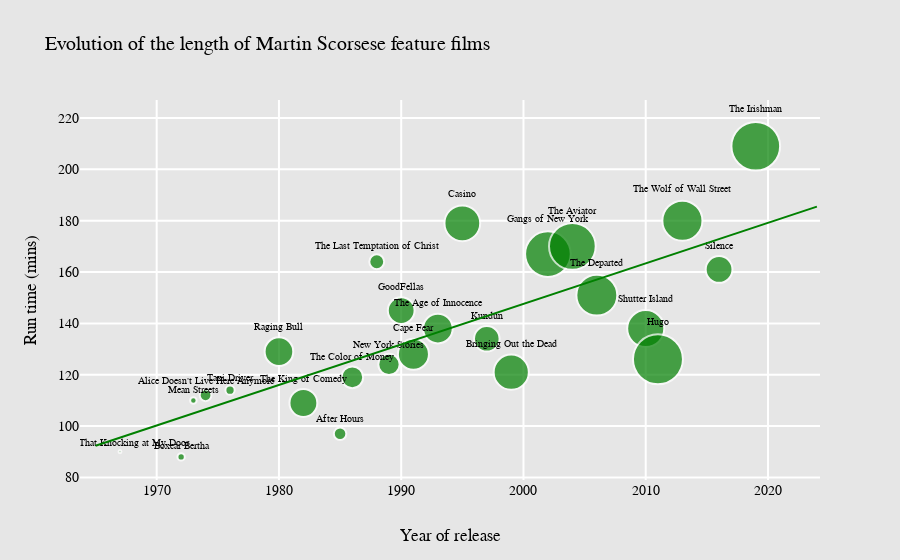

Notebook code for this chart:
### Markdown cell above
## Runtime as a function of year.

### Code cell
fig = go.Figure()

# Plotly documentation recommends the following scaling for bubbles:
# sizeref = 2. * max(array of size values) / (desired maximum marker size ** 2)

sizeref = 2. * max(scorsese_features['budget_imdb_adj']) / (50 ** 2)

fig.add_trace(go.Scatter(
    x=scorsese_features['year'], 
    y=scorsese_features['runtime'],
    mode='markers+text',
    marker_size=scorsese_features['budget_imdb_adj'],
    text=scorsese_features['title'],
    textposition="top center",
    textfont={'size':10},
    hovertemplate = '<br>Year: %{x}'+ '<br>Run time: %{y}' +
                    '<br>Title: %{text}' +
                   '<extra></extra>',
    ))

# Tune marker appearance and layout.
fig.update_traces(
    mode='markers+text', 
    marker={'sizemode':'area',
            'sizeref':sizeref, 
            'line_width':2,
            'color':'green'})

# Add the linear fit.
fig.add_trace(go.Scatter(
    x=x_year,
    y=fit_runtime_year,
    marker_color='green',
    mode='lines'
    ))

fig.update_layout(
    font={'color':'black', 'family':'Courier New', 'size':14},
    title='Evolution of the length of Martin Scorsese feature films',
    title_font_size=20,
    xaxis={
        'title':'Year of release',
        'gridcolor':'white',
        'gridwidth':2
    },
    yaxis={
        'title':'Run time (mins)',
        'gridcolor':'white',
        'gridwidth':2
    },
    showlegend=False,
    paper_bgcolor='rgb(230, 230, 230)',
    plot_bgcolor='rgb(230, 230, 230)',
)
fig.show()

### Figure 1 — Plotly figure (JSON) as saved in the notebook; plotly's stock layout.template omitted (floating-point values rounded to 4 significant figures)
{"data": [{"hovertemplate": "<br>Year: %{x}<br>Run time: %{y}<br>Title: %{text}<extra></extra>", "marker": {"color": "green", "line": {"width": 2}, "size": [0.5639, 3.604, 2.828, 9.168, 5.737, 54.85, 52.04, 10.5, 31.62, 14.86, 30.38, 48.03, 64.53, 59.08, 85.68, 43.81, 82.9, 139.6, 146.2, 112.1, 92.13, 167.5, 107.8, 48.13, 159], "sizemode": "area", "sizeref": 0.134}, "mode": "markers+text", "text": ["Who's That Knocking at My Door", "Boxcar Bertha", "Mean Streets", "Alice Doesn't Live Here Anymore", "Taxi Driver", "Raging Bull", "The King of Comedy", "After Hours", "The Color of Money", "The Last Temptation of Christ", "New York Stories", "GoodFellas", "Cape Fear", "The Age of Innocence", "Casino", "Kundun", "Bringing Out the Dead", "Gangs of New York", "The Aviator", "The Departed", "Shutter Island", "Hugo", "The Wolf of Wall Street", "Silence", "The Irishman"], "textfont": {"size": 10}, "textposition": "top center", "type": "scatter", "x": [1967, 1972, 1973, 1974, 1976, 1980, 1982, 1985, 1986, 1988, 1989, 1990, 1991, 1993, 1995, 1997, 1999, 2002, 2004, 2006, 2010, 2011, 2013, 2016, 2019], "y": [90, 88, 110, 112, 114, 129, 109, 97, 119, 164, 124, 145, 128, 138, 179, 134, 121, 167, 170, 151, 138, 126, 180, 161, 209]}, {"marker": {"color": "green"}, "mode": "lines", "type": "scatter", "x": [1965, 1966, 1967, 1968, 1969, 1970, 1971, 1972, 1973, 1974, 1975, 1976, 1977, 1978, 1979, 1980, 1981, 1982, 1983, 1984, 1985, 1986, 1987, 1988, 1989, 1990, 1991, 1992, 1993, 1994, 1995, 1996, 1997, 1998, 1999, 2000, 2001, 2002, 2003, 2004, 2005, 2006, 2007, 2008, 2009, 2010, 2011, 2012, 2013, 2014, 2015, 2016, 2017, 2018, 2019, 2020, 2021, 2022, 2023, 2024], "y": [92.36, 93.94, 95.52, 97.1, 98.68, 100.3, 101.8, 103.4, 105.0, 106.6, 108.1, 109.7, 111.3, 112.9, 114.5, 116.0, 117.6, 119.2, 120.8, 122.4, 123.9, 125.5, 127.1, 128.7, 130.2, 131.8, 133.4, 135.0, 136.6, 138.1, 139.7, 141.3, 142.9, 144.5, 146.0, 147.6, 149.2, 150.8, 152.3, 153.9, 155.5, 157.1, 158.7, 160.2, 161.8, 163.4, 165.0, 166.6, 168.1, 169.7, 171.3, 172.9, 174.4, 176.0, 177.6, 179.2, 180.8, 182.3, 183.9, 185.5]}], "layout": {"font": {"color": "black", "family": "Courier New", "size": 14}, "paper_bgcolor": "rgb(230, 230, 230)", "plot_bgcolor": "rgb(230, 230, 230)", "showlegend": false, "title": {"font": {"size": 20}, "text": "Evolution of the length of Martin Scorsese feature films"}, "xaxis": {"gridcolor": "white", "gridwidth": 2, "title": {"text": "Year of release"}}, "yaxis": {"gridcolor": "white", "gridwidth": 2, "title": {"text": "Run time (mins)"}}}}
